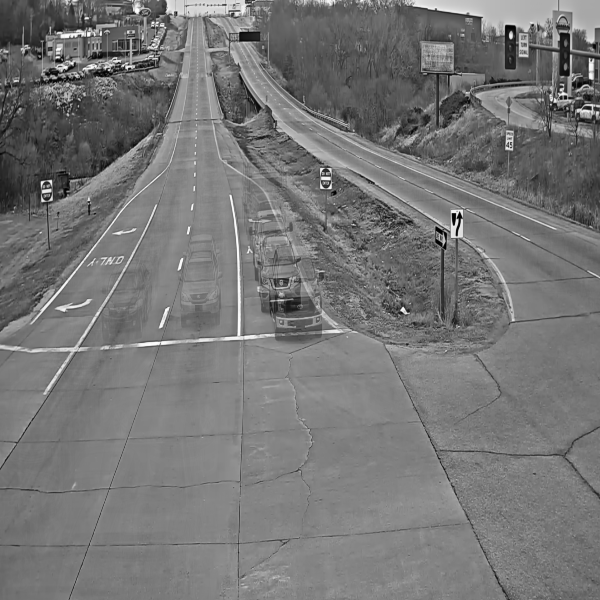
#> input picture output/test3.png, 600 x 600 px
$ python test3_1.py
#> lines starting #> are read from the running program, lines starting #| are printed output that depends on the picture; after the words box and inside, x2 and y2 are one past the last pixel; in counts of white or black regions, pixels touching at a corner belong together
import cv2
import numpy as np

def apply_threshold(input_path, output_path, threshold=128):
    # Load the accumulated image
#> called with input_path = 'output/test3.png', output_path = 'output/test3_2.png', threshold = 160
    img = cv2.imread(input_path, cv2.IMREAD_GRAYSCALE)
#> img is the input picture: shape (600, 600); min 0, max 255, mean 118.1

    # Apply threshold: keep pixels above threshold, set others to 0
    _, thresholded_img = cv2.threshold(img, threshold, 255, cv2.THRESH_BINARY)
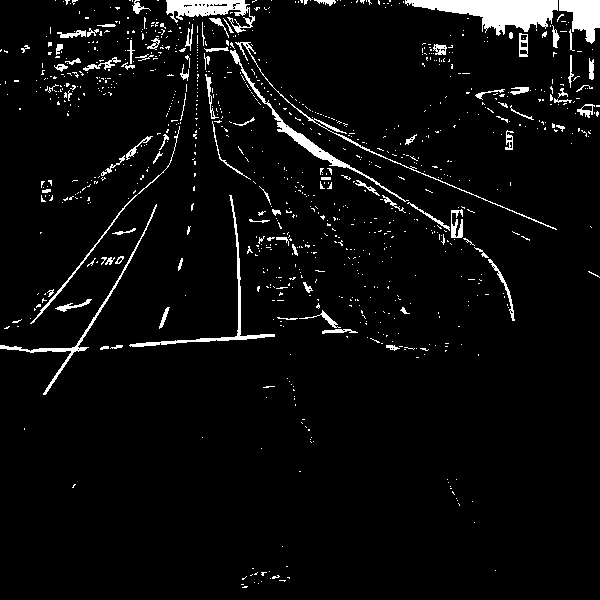
#> thresholded_img: shape (600, 600); 4.7% white; 943 white regions (851 under 20 px), largest, box (x1, y1, x2, y2) and area: (405, 0, 558, 36) 2811, (166, 0, 255, 33) 1277, (230, 50, 409, 202) 1082
    # Post-processing to refine markings
    kernel = np.ones((3, 3), np.uint8)
    final_mask = cv2.morphologyEx(thresholded_img, cv2.MORPH_CLOSE, kernel)
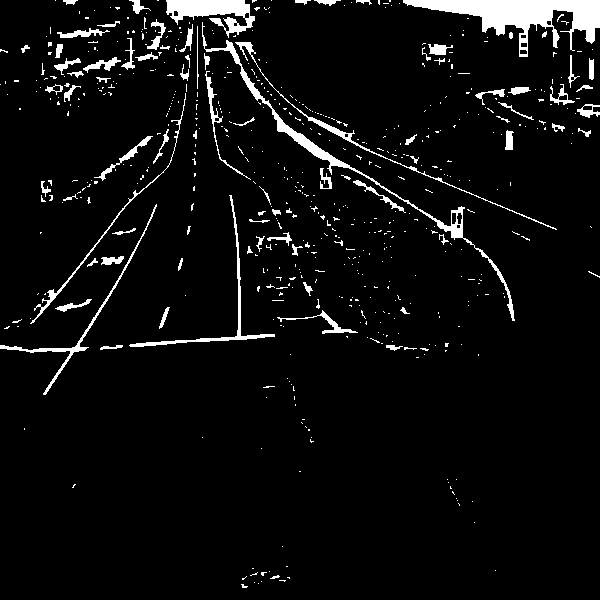
#> final_mask: shape (600, 600); 5.4% white; 594 white regions (510 under 20 px), largest, box (x1, y1, x2, y2) and area: (403, 0, 600, 57) 4287, (202, 22, 515, 321) 2146, (166, 0, 255, 38) 1662

    # Save the thresholded image
    cv2.imwrite(output_path, final_mask)
    print(f"Thresholded image saved at {output_path}")

# Example usage
input_image_path = "output/test3.png"  # Replace with the path of the accumulated image
output_image_path = "output/test3_2.png"  # Output path
apply_threshold(input_image_path, output_image_path, threshold=160)
